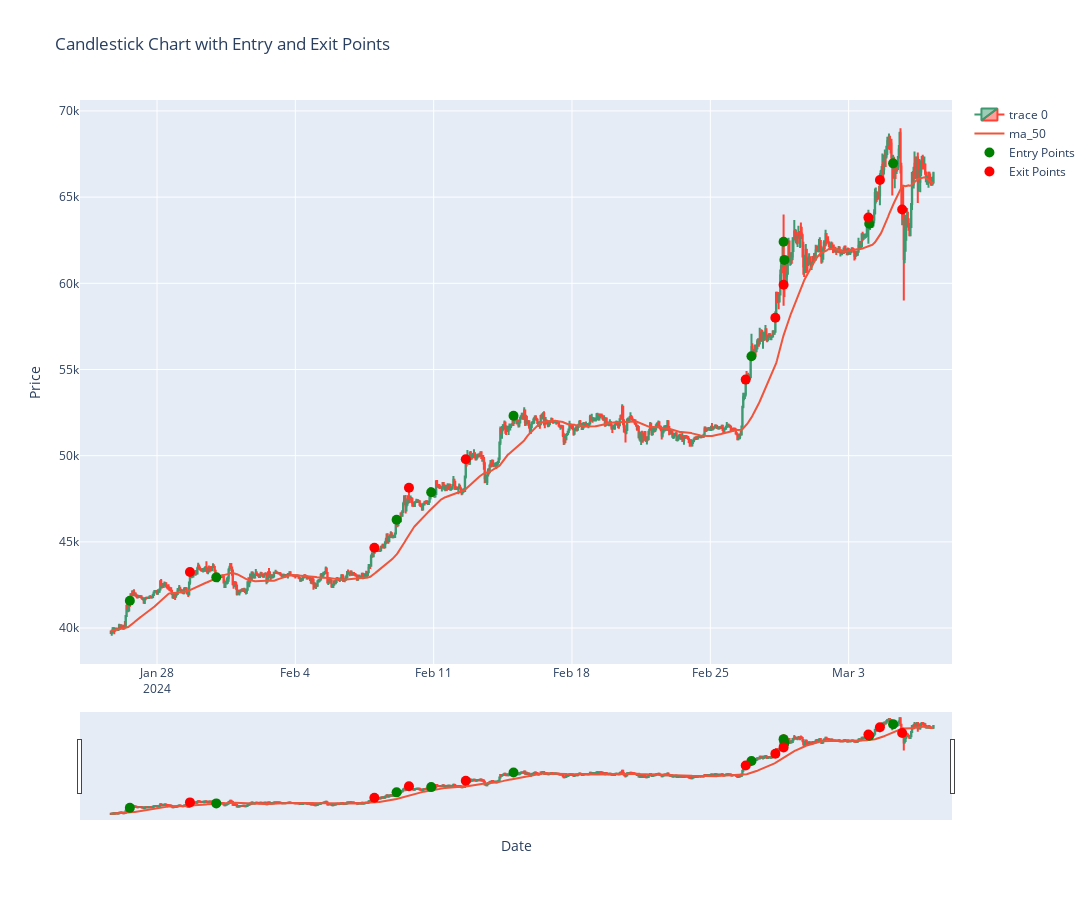

Source (notebook cell):
### Code cell
bars = 1000
cutoff_time = new_df.index[-bars]
trades_slice = trades[trades['entry_time'] >= cutoff_time]

# Create a candlestick chart
fig = go.Figure(data=[go.Candlestick(x=new_df.index[-bars:],
                open=new_df['open'].tail(bars),
                high=new_df['high'].tail(bars),
                low=new_df['low'].tail(bars),
                close=new_df['close'].tail(bars))])

# Add scatter plots for entry and exit points
entry_points = dict(x=trades_slice['entry_time'], y=trades_slice['entry_price'], text=['Buy'] * len(trades_slice), mode='markers', name='Entry Points', marker=dict(color='green', size=10))
exit_points = dict(x=trades_slice['exit_time'], y=trades_slice['exit_price'], text=['Sell'] * len(trades_slice), mode='markers', name='Exit Points', marker=dict(color='red', size=10))

# Add entry and exit points to the figure
#fig.add_trace(go.Scatter(x=new_df.index, y=new_df['pdLow'], mode='lines', name='Previous Day Low'))
fig.add_trace(go.Scatter(x=new_df.index[-bars:], y=new_df['sma_50'][-bars:], mode='lines', name='ma_50'))  # Apply cutoff to pdLow data
fig.add_trace(go.Scatter(entry_points))
fig.add_trace(go.Scatter(exit_points))

# Update layout
fig.update_layout(title='Candlestick Chart with Entry and Exit Points', xaxis_title='Date', yaxis_title='Price', width=1200, height=900)

# Show the figure
fig.show()

### Figure 1 — Plotly figure (JSON) as saved in the notebook; plotly's stock layout.template omitted (floating-point values rounded to 4 significant figures; data arrays with more than 128 entries replaced by an {"elided": "..."} marker saying what was removed)
{"data": [{"close": {"elided": "1000 float values"}, "high": {"elided": "1000 float values"}, "low": {"elided": "1000 float values"}, "open": {"elided": "1000 float values"}, "type": "candlestick", "x": {"elided": "1000 str values"}}, {"mode": "lines", "name": "ma_50", "type": "scatter", "x": {"elided": "1000 str values"}, "y": {"elided": "1000 float values"}}, {"marker": {"color": "green", "size": 10}, "mode": "markers", "name": "Entry Points", "text": ["Buy", "Buy", "Buy", "Buy", "Buy", "Buy", "Buy", "Buy", "Buy", "Buy"], "type": "scatter", "x": ["2024-01-26T15:00:00", "2024-01-31T00:00:00", "2024-02-09T03:00:00", "2024-02-10T21:00:00", "2024-02-15T01:00:00", "2024-02-27T02:00:00", "2024-02-28T17:00:00", "2024-02-28T18:00:00", "2024-03-04T01:00:00", "2024-03-05T06:00:00"], "y": [41588, 42940.0, 46290.0, 47878, 52320.0, 55770.0, 62412, 61360.0, 63460.0, 66960.0]}, {"marker": {"color": "red", "size": 10}, "mode": "markers", "name": "Exit Points", "text": ["Sell", "Sell", "Sell", "Sell", "Sell", "Sell", "Sell", "Sell", "Sell", "Sell"], "type": "scatter", "x": ["2024-01-29T16:00:00", "2024-02-08T00:00:00", "2024-02-09T18:00:00", "2024-02-12T15:00:00", "2024-02-26T19:00:00", "2024-02-28T07:00:00", "2024-02-28T17:00:00", "2024-03-04T00:00:00", "2024-03-04T14:00:00", "2024-03-05T17:00:00"], "y": [43250.0, 44660.0, 48140.0, 49790.0, 54410.0, 58000.0, 59920.0, 63810.0, 66000.0, 64280.0]}], "layout": {"height": 900, "title": {"text": "Candlestick Chart with Entry and Exit Points"}, "width": 1200, "xaxis": {"autorange": true, "range": ["2024-01-24 03:19:36.8749", "2024-03-08 04:40:23.1251"], "rangeslider": {"autorange": true, "range": ["2024-01-24 03:19:36.8749", "2024-03-08 04:40:23.1251"], "yaxis": {"_template": null, "rangemode": "match"}}, "title": {"text": "Date"}, "type": "date"}, "yaxis": {"autorange": true, "range": [37910.0, 70640.0], "title": {"text": "Price"}, "type": "linear"}}}
